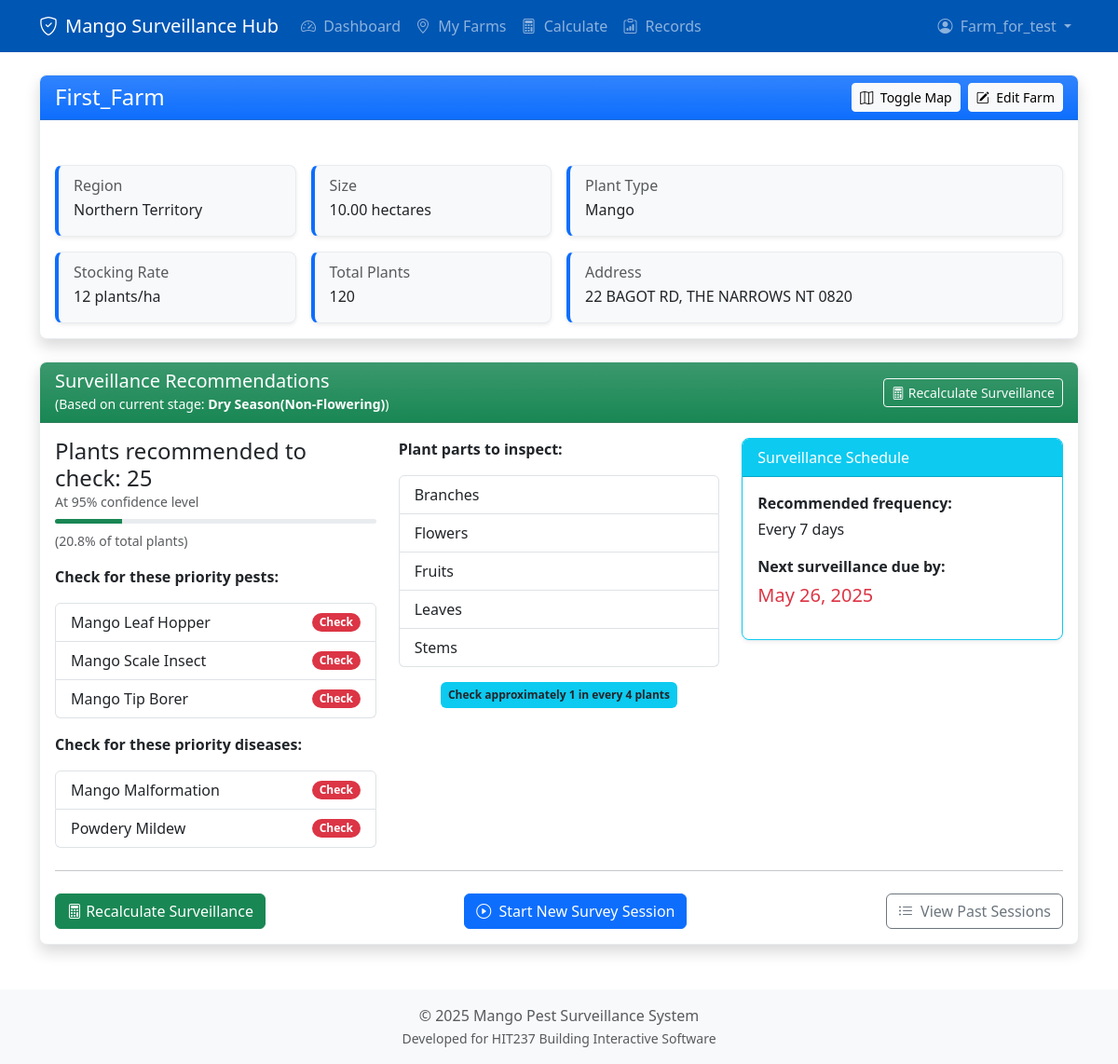
The app's page /farms/1/ (signed in), older data.
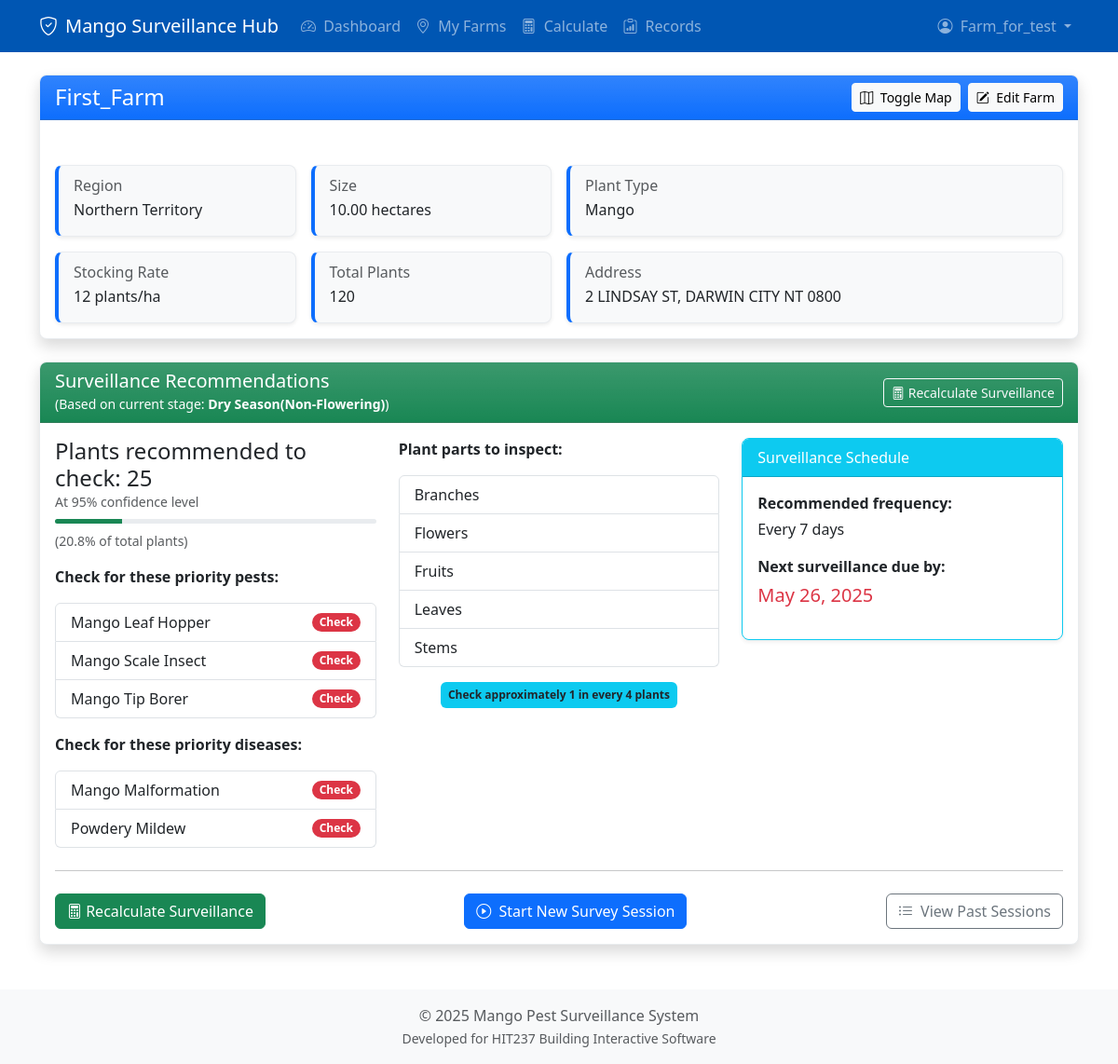
The same page, newer data.
### core/models.py (models this page shows, shortened)
class Farm(models.Model):
    owner = models.ForeignKey(Grower, on_delete=models.CASCADE, related_name='farms', db_index=True)
    name = models.CharField(max_length=100, db_index=True)
    region = models.ForeignKey(Region, on_delete=models.SET_NULL, null=True, blank=True, related_name='farms')
    size_hectares = models.DecimalField(max_digits=10, decimal_places=2, null=True, blank=True)
    stocking_rate = models.IntegerField(null=True, blank=True)
    plant_type = models.ForeignKey(PlantType, on_delete=models.SET_NULL, null=True, blank=True, related_name='farms')
    geoscape_address_id = models.CharField(max_length=50, blank=True, null=True, unique=True, db_index=True)
    formatted_address = models.CharField(max_length=500, blank=True, null=True)
    boundary = models.JSONField(null=True, blank=True)
    class Meta:
        ordering = ['name']
        indexes = [
            models.Index(fields=['name']),
            models.Index(fields=['owner']),
            models.Index(fields=['plant_type']),
            models.Index(fields=['region']),
            models.Index(fields=['geoscape_address_id']),
        ]
    def total_plants(self):
        if self.size_hectares is None or self.stocking_rate is None:
            return None
        return int(float(self.size_hectares) * self.stocking_rate)
    def current_season(self):
        current_month = timezone.now().month
        season_map = {
            1: 'Wet', 2: 'Wet', 3: 'Wet',
            4: 'Flowering', 5: 'Flowering', 6: 'Flowering', 7: 'Flowering',
            8: 'Dry', 9: 'Dry', 10: 'Dry',
            11: 'Wet', 12: 'Wet'
        }
        return season_map.get(current_month, 'Unknown')
    def last_surveillance_date(self):
        latest = self.survey_sessions.filter(status='completed').order_by('-end_time').first()
        return latest.end_time if latest else None
    def next_due_date(self):
        last_date = self.last_surveillance_date()
        if not last_date:
            return timezone.now().date()  # Due immediately if never surveyed
        if isinstance(last_date, datetime):
            last_date = last_date.date()
        next_due = last_date + timedelta(days=30)
        today = timezone.now().date()
        return max(next_due, today)  # Return today if already overdue

class Region(models.Model):
    name = models.CharField(max_length=100, unique=True)
    climate_zone = models.CharField(max_length=50, blank=True, null=True)
    state_abbreviation = models.CharField(
        max_length=3,
        blank=True,
        null=True,
        help_text="State/Territory abbreviation (e.g., NT, QLD, WA)"
    )

class PlantType(models.Model):
    name = models.CharField(max_length=100, unique=True, db_index=True)
    description = models.TextField(blank=True, null=True)
    class Meta:
        ordering = ['name']
        verbose_name = "Plant Type"
        verbose_name_plural = "Plant Types"

### core/views.py (the view)
# urls.py: path('farms/<int:farm_id>/', views.farm_detail_view, name='farm_detail'),
@login_required
def farm_detail_view(request, farm_id):
    farm, error = get_farm_details(farm_id, request.user)
    if error:
        logger.warning(f"Farm detail access failed for farm_id {farm_id}, user {request.user.username}: {error}")
        messages.error(request, error)
        return redirect('core:myfarms')
    logger.debug(f"Displaying farm detail for farm '{farm.name}' (ID: {farm.id}) for user {request.user.username}")
    recommendations = get_surveillance_recommendations(farm)
    calculation_results = None
    try:
        latest_calc = SurveillanceCalculation.objects.filter(farm=farm, is_current=True).latest('date_created')
        calculation_results = latest_calc.to_dict()
        calculation_results['error'] = None
        logger.info(f"Farm Detail: Displaying saved calculation ID {latest_calc.id} for farm {farm.id}")
    except SurveillanceCalculation.DoesNotExist:
        logger.info(f"Farm Detail: No saved calculation for farm {farm.id}. Calculating with default confidence.")
        if recommendations.get('stage_name') != 'Unknown' and farm.total_plants():
            seasonal_info = get_seasonal_stage_info()
            prevalence_p_for_calc = seasonal_info.get('prevalence_p')
            if prevalence_p_for_calc is not None:
                calculation_results = calculate_surveillance_effort(
                    farm=farm,
                    confidence_level_percent=DEFAULT_CONFIDENCE,
                    prevalence_p=prevalence_p_for_calc
                )
            else:
                calculation_results = {'error': "Could not determine prevalence for current stage."}
        else:
            calculation_results = {'error': "Farm details (plants) or seasonal stage missing for calculation."}
    except Exception as e:
        logger.error(f"Farm Detail: Error fetching/calculating for display: {e}")
        calculation_results = {'error': f"Error retrieving calculation: {e}"}
    completed_sessions = SurveySession.objects.filter(
        farm=farm,
        status='completed'
    ).order_by('-end_time')[:5]
    latest_in_progress = SurveySession.objects.filter(
        farm=farm,
        status__in=['not_started', 'in_progress']
    ).order_by('-start_time').first()
    context = {
        'farm': farm,
        'current_stage': recommendations.get('stage_name'),
        'month_used_for_stage': recommendations.get('month_used'),
        'calculation_results': calculation_results,
        'completed_sessions': completed_sessions,
        'latest_in_progress': latest_in_progress,
        'priority_pests': recommendations.get('priority_pests'),
        'priority_diseases': recommendations.get('priority_diseases'),
        'recommended_parts': recommendations.get('recommended_parts'),
        'surveillance_frequency': get_surveillance_frequency(),
        'last_surveillance_date': farm.last_surveillance_date(),
        'next_due_date': farm.next_due_date(),
        'farm_boundary_json': farm.boundary
    }
    return render(request, 'core/farm_detail.html', context)

### core/season_utils.py (called while the page is built)
def get_surveillance_frequency():
    return 7  # Weekly surveillance for all stages

### core/services/farm_service.py (called while the page is built)
def get_farm_details(farm_id: int, user: User) -> Tuple[Optional[Farm], Optional[str]]:
    try:
        grower = user.grower_profile
        farm = Farm.objects.get(id=farm_id, owner=grower)
        return farm, None
    except Farm.DoesNotExist:
        logger.warning(f"Farm with id {farm_id} not found or not owned by user {user.username}.")
        return None, "Farm not found or you don't have permission to access it."
    except Grower.DoesNotExist:
        logger.warning(f"No grower profile found for user {user.username} when accessing farm {farm_id}.")
        return None, "User profile not found."
    except Exception as e:
        logger.exception(f"Error retrieving farm {farm_id} for user {user.username}: {e}")
        return None, f"An unexpected error occurred: {e}"

### core/templates/core/farm_detail.html (shortened to what the changed rows need)
{% extends 'core/base.html' %}
{% block head_extra %}
<link rel="stylesheet" href="https://unpkg.com/leaflet@1.9.4/dist/leaflet.css"/>
{% endblock head_extra %}
{% block content %}
<div class="card shadow mb-4">
    <div class="card-header text-white bg-gradient d-flex flex-column flex-md-row justify-content-between align-items-md-center gap-2" style="background-color: #0d6efd;">
        <h4 class="mb-0 text-center text-md-start">{{ farm.name }}</h4>
        <div class="d-none d-md-flex">
            <button type="button" class="btn btn-light btn-sm me-2" id="toggleMapBtn" {% if not farm_boundary_json %}disabled{% endif %}>
            </button>
            <a href="{% url 'core:edit_farm' farm.id %}" class="btn btn-light btn-sm">
            </a>
        </div>
    </div>
    <div class="card-body">
        <div class="row mt-3 g-3">
            <div class="col-md-6">
                <div class="row g-3">
                    <div class="col-6">
                        <div class="card h-100 farm-stat-card">
                            <div class="card-body p-3">
                                <h6 class="card-subtitle mb-1 text-muted">Region</h6>
                                <p class="card-text mb-0 fw-medium">{{ farm.region.name|default:"Not set" }}</p>
                            </div>
                        </div>
                    </div>
                    <div class="col-6">
                        <div class="card h-100 farm-stat-card">
                            <div class="card-body p-3">
                                <h6 class="card-subtitle mb-1 text-muted">Size</h6>
                                <p class="card-text mb-0 fw-medium">{{ farm.size_hectares|default:"-" }} hectares</p>
                            </div>
                        </div>
                    </div>
                    <div class="col-6">
                        <div class="card h-100 farm-stat-card">
                            <div class="card-body p-3">
                                <h6 class="card-subtitle mb-1 text-muted">Stocking Rate</h6>
                                <p class="card-text mb-0 fw-medium">{{ farm.stocking_rate|default:"-" }} plants/ha</p>
                            </div>
                        </div>
                    </div>
                    <div class="col-6">
                        <div class="card h-100 farm-stat-card">
                            <div class="card-body p-3">
                                <h6 class="card-subtitle mb-1 text-muted">Total Plants</h6>
                                <p class="card-text mb-0 fw-medium">{{ farm.total_plants|default:"-" }}</p>
                            </div>
                        </div>
                    </div>
                </div>
            </div>
            <div class="col-md-6">
                <div class="row g-3">
                    <div class="col-12">
                        <div class="card h-100 farm-stat-card">
                            <div class="card-body p-3">
                                <h6 class="card-subtitle mb-1 text-muted">Plant Type</h6>
                                <p class="card-text mb-0 fw-medium">
                                    {% if farm.plant_type %}
                                        {{ farm.plant_type.name }}
                                    {% else %}
                                        Not set
                                    {% endif %}
                                </p>
                            </div>
                        </div>
                    </div>
                    <div class="col-12">
                        <div class="card h-100 farm-stat-card">
                            <div class="card-body p-3">
                                <h6 class="card-subtitle mb-1 text-muted">Address</h6>
                                <p class="card-text mb-0 fw-medium">
                                    {{ farm.formatted_address|default:"Not set" }}
                                </p>
                            </div>
                        </div>
                    </div>
                </div>
            </div>
        </div>
    </div>
</div>
{% endblock %}

Row changes from the older to the newer data that the page shows:
changed Farm "First_Farm": formatted_address "22 BAGOT RD, THE NARROWS NT 0820" → "2 LINDSAY ST, DARWIN CITY NT 0800"
